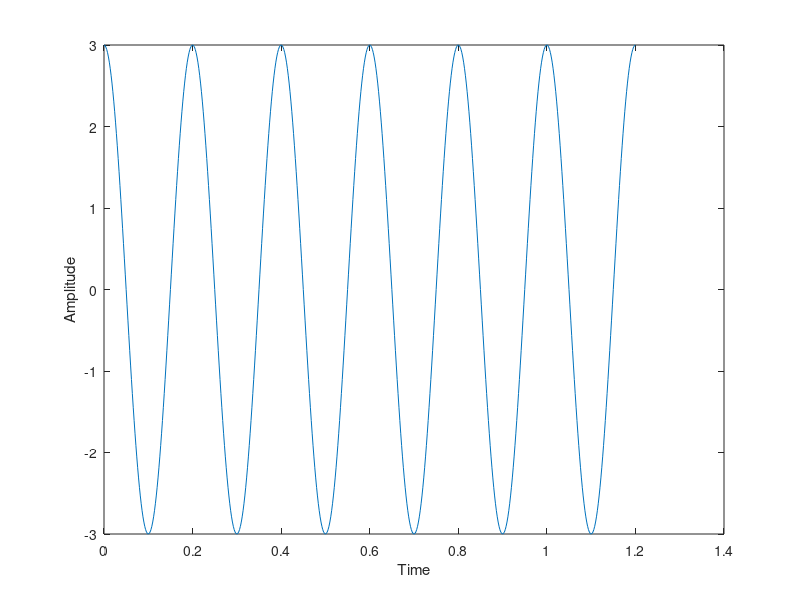

The MATLAB script that drew this image:
clc
clear;
F1=input('enter the frequency 1:'); %500
F2=input('enter the frequency 2:'); %600
F3=input('enter the frequency 3:'); %1200
T=1./(min(min(F1,F2),F3));
t=0:0.01*T:6*T;
X=cos(2*pi*F1*t)+cos(2*pi*F2*t)+cos(2*pi*F3*t);
Fs=2*max(max(F1,F2),F3);
plot(t,X)
xlabel('Time');
ylabel('Amplitude');